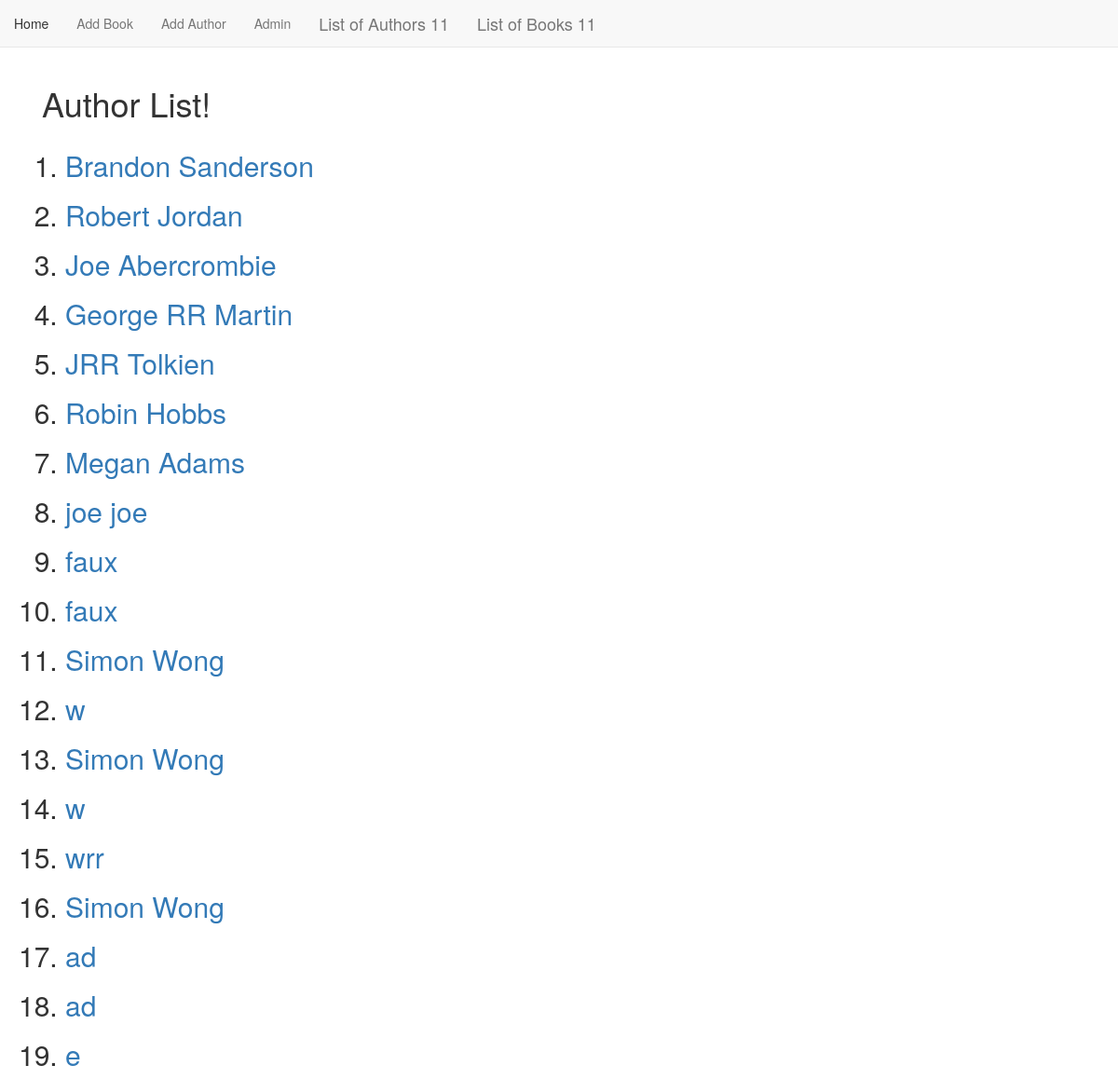
Before: /book_app/author_list/ with the older database file.
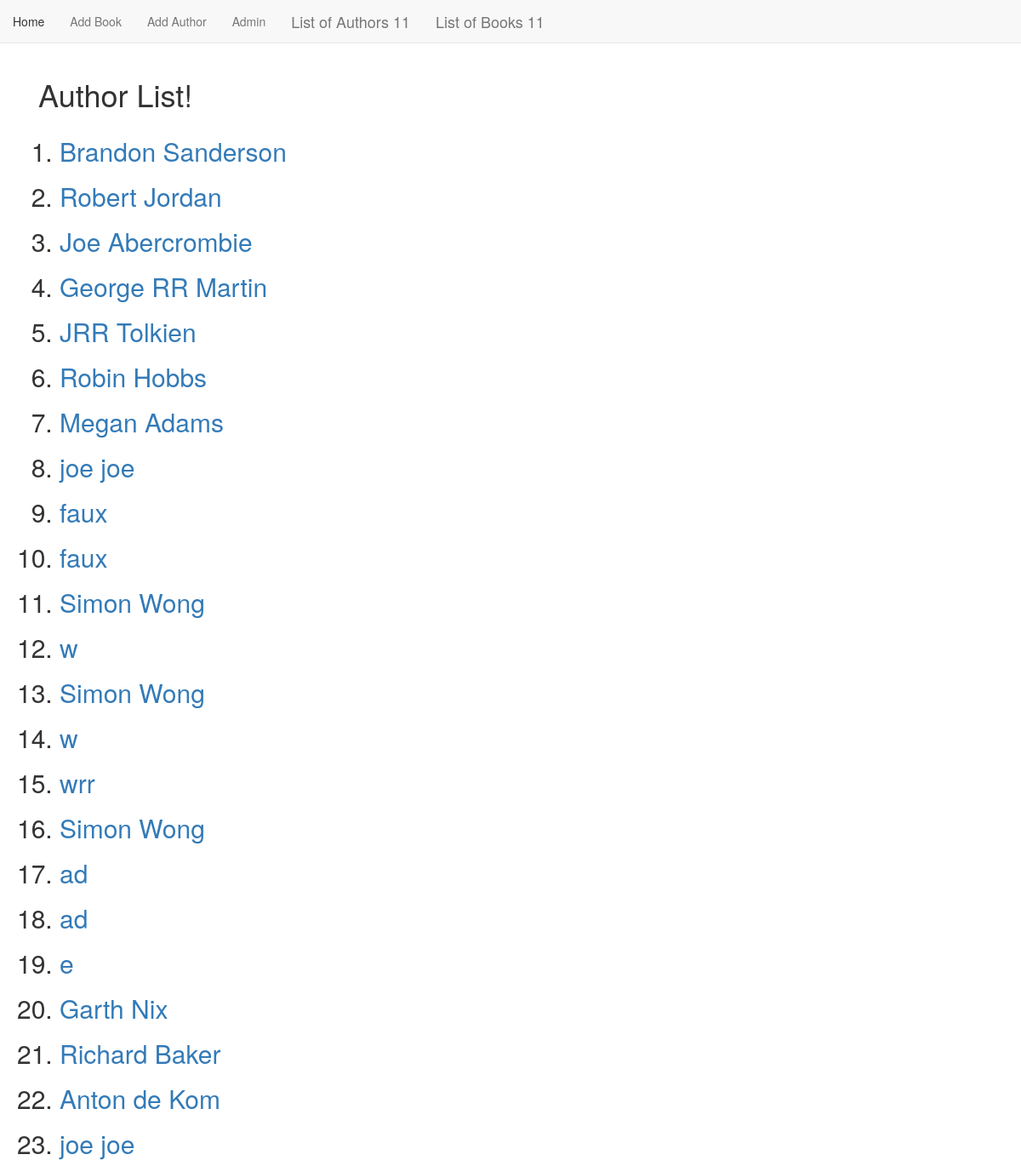
After: the same page with the newer database file.
### book_app/models.py (models this page shows, shortened)
class Author(models.Model):
    name = models.CharField(max_length=50)
    age = models.IntegerField(null=True)

### book_app/views.py (the view)
# urls.py: path('author_list/', views.AuthorListView.as_view(), name='author_list'),
class AuthorListView(ListView):
    context_object_name = 'authors'
    model = models.Author
    template_name = 'authors/author_list.html'

### book_app/templates/book_app/author_list.html
{% extends "book_app/book_app_base.html" %}
{% block body_block %}
<div class="container">
    <h1>Author List!</h1>
</div>
<ol>
    {% for author in authors %}
    <h2>
        <li><a href="{% url 'simon:author_detail' author.id %}">{{author.name}}</a></li>
    </h2>
    {% endfor %}
</ol>
{% endblock %}

Changed rows visible on the page:
added Author: name "Garth Nix"
added Author: name "Richard Baker"
added Author: name "Anton de Kom"
added Author: name "joe joe"
